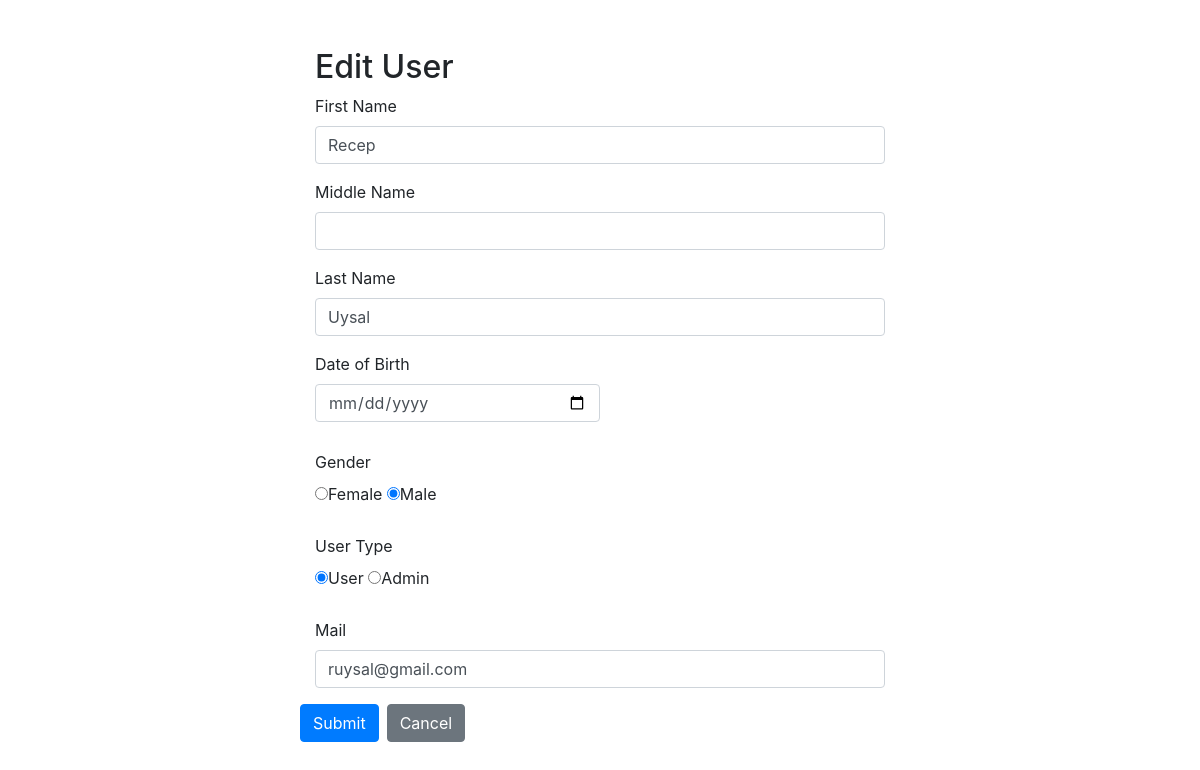
The app's page /admin/update_user.php?id=2 with its own data.
### tables this page shows
CREATE TABLE `user` (
  `id` int(11) NOT NULL,
  `type` enum('A','U') NOT NULL DEFAULT 'U',
  `first_name` varchar(255) NOT NULL,
  `middle_name` varchar(255) DEFAULT NULL,
  `last_name` varchar(255) NOT NULL,
  `dateOfBirth` date NOT NULL,
  `age` int(11) NOT NULL,
  `gender` enum('M','F') NOT NULL,
  `mail` varchar(255) NOT NULL,
  `password` varchar(255) NOT NULL,
  `rating` float(2,1) NOT NULL DEFAULT 0.0
);

### admin/update_user.php (the view, shortened to what this page needs)
<?php include("../api/connection.php"); ?>
<!DOCTYPE html>
<html lang="en">
<head>
    <link rel="stylesheet" href="https://stackpath.bootstrapcdn.com/bootstrap/4.5.2/css/bootstrap.min.css">
</head>
<body>
    <div class="wrapper">
        <div class="container-fluid">
            <div class="row">
                <div class="col-md-12">
                    <h2 class="mt-5">Edit User</h2>
                    <form action="update_user_process.php?id=<?php echo $_GET["id"]?>" method="post">
                        <?php
                            $userID = $_GET["id"];
                            $query = "SELECT * FROM user WHERE id = $userID";
                            $result = mysqli_query($connection, $query);
                            $first_name = ""; $middle_name = ""; $last_name = "";
                            $birth_date = ""; $gender = ""; $mail = ""; $type = "";
                            while ($row = mysqli_fetch_assoc($result))
                            {
                                $first_name = $row["first_name"];
                                $middle_name = $row["middle_name"];
                                $last_name = $row["last_name"];
                                $gender = $row["gender"];
                                $mail = $row["mail"];
                                $type = $row["type"];
                            }
                        ?>
                        <div class="form-group">
                            <label>First Name</label>
                            <input type="text" name="first_name" class="form-control" value=<?php echo $first_name;?> required>
                        </div>
                        <div class="form-group">
                            <label>Middle Name</label>
                            <input type="text" name="middle_name" class="form-control" value=<?php echo $middle_name;?>>
                        </div>
                        <div class="form-group">
                            <label>Last Name</label>
                            <input type="text" name="last_name" class="form-control" value=<?php echo $last_name;?> required>
                        </div>
                        <div class="d-flex flex-row align-items-center mb-4">
                            <div class="form-outline mb-1 w-50">
                                <label class="form-label">Date of Birth</label><br>
                                <input type="date" name="date" class="form-control" required/>
                            </div>
                        </div>
                        <div class="d-flex flex-row align-items-center mb-4">
                            <div class="form-outline mb-1 w-50">
                            <label class="form-label">Gender</label><br>
                                <input type="radio" name="gender" value="F" required <?php if ($gender == "F") { echo "checked"; }?>>Female
                                <input type="radio" name="gender" value="M" required <?php if ($gender == "M") { echo "checked"; }?>>Male <br>
                            </div>
                        </div>
                        <div class="d-flex flex-row align-items-center mb-4">
                            <div class="form-outline mb-1 w-50">
                            <label class="form-label">User Type</label><br>
                                <input type="radio" name="type" value="U" required <?php if ($type == "U") { echo "checked"; }?>>User
                                <input type="radio" name="type" value="A" required <?php if ($type == "A") { echo "checked"; }?>>Admin <br>
                            </div>
                        </div>
                        <div class="form-group">
                            <label>Mail</label>
                            <input type="text" name="mail" class="form-control" required value=<?php echo $mail;?>>
                        </div>
                        </div>
                        <input type="submit" name="submit" class="btn btn-primary" value="Submit">
                        <a href="admin_page.php" class="btn btn-secondary ml-2">Cancel</a>
                </div>
            </div>
        </div>
</body>
</html>

### admin/update_user.php (style rules this page uses)
.wrapper { width: 600px; margin: 0 auto; }

### records on screen
user: first_name "Recep", last_name "Uysal", gender "☑", type "☑", mail "ruysal@gmail.com"
